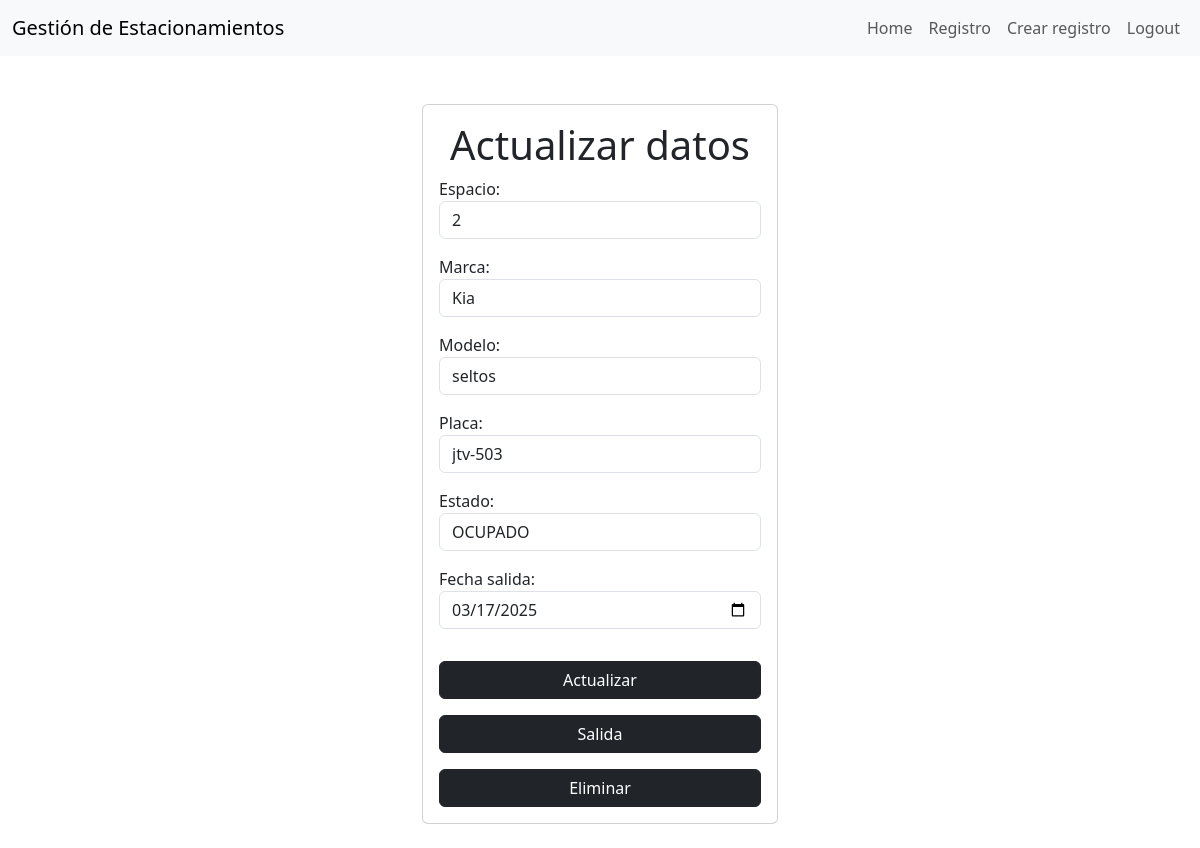
/registros/3/ (signed in), run on the app's committed database.
### estacionamiento/models.py (models this page shows, shortened)
class Registro(models.Model):
    user = models.ForeignKey(User, on_delete=models.CASCADE)
    espacio = models.CharField(max_length=50)
    marca = models.CharField(max_length=50)
    modelo = models.CharField(max_length=50)
    placa = models.CharField(max_length=20)
    estado = models.CharField(max_length=10, choices=[('OCUPADO', 'Ocupado'), ('LIBRE', 'Libre')], default='LIBRE')
    fecha_entrada = models.DateTimeField(auto_now_add=True)
    fecha_salida = models.DateTimeField(null=True, blank=True)

### estacionamiento/views.py (the view, shortened to what this page needs)
# urls.py: path('registros/<int:registro_id>/', views.registro_detail, name='registro_detail'),
@login_required
def registro_detail(request, registro_id):
    registro = get_object_or_404(Registro, pk=registro_id, user=request.user)
    if request.method == 'GET':
        form = RegistroForm(instance=registro)
        return render(request, 'registro_detail.html', {'registro': registro, 'form': form})

### estacionamiento/forms.py
class RegistroForm(ModelForm):  # También cambié registrosForm a RegistroForm
    class Meta:
        model = Registro
        fields = ['espacio', 'marca', 'modelo', 'placa', 'estado', 'fecha_salida']
        widgets ={
            'espacio': forms.TimeInput(attrs={'class': 'form-control'}),
            'marca': forms.TimeInput(attrs={'class': 'form-control'}),
            'modelo': forms.TimeInput(attrs={'class': 'form-control'}),
            'placa': forms.TimeInput(attrs={'class': 'form-control'}),
            'estado': forms.TimeInput(attrs={'class': 'form-control'}),
            'fecha_entrada': forms.TimeInput(attrs={'class': 'form-control'}),
            'fecha_salida': forms.DateInput(attrs={'class': 'form-control','type':'date'}),
        }

### estacionamiento/templates/registro_detail.html (shortened to what this page needs)
{% extends 'base.html' %}
{% block content %}
<main class="container">
    <div class="row">
        <div class="col-md-4 offset-md-4 mt-5">
            <form method="POST" class="card card-body">
               <h1 class="text-center">Actualizar datos</h1>
               <form method="POST">
                  {{ form.as_p }}
                  <button class="btn btn-dark mt-3" >
                     Actualizar
                  </button>
                <form action="{% url 'registro_salida' registro.id %}" method="POST">
                  <button class="btn btn-dark mt-3" >
                     Salida
                  </button>
                  <form  action="{% url 'eliminar_salida' registro.id %}" method="POST">
                     <button class="btn btn-dark mt-3">
                        Eliminar
                     </button>
                  </form>
               </form>
               <br>
            </form>
        </div>
    </div>
</main>
{% endblock %}

### data on the page
Registro: espacio "2", marca "Kia", modelo "seltos", placa "jtv-503", estado "OCUPADO", fecha_salida "03/17/2025"
